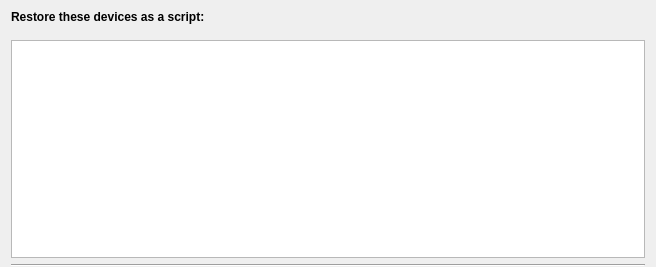
<?xml version="1.0" encoding="UTF-8"?>
<ui version="4.0">
 <class>Form</class>
 <widget class="QWidget" name="Form">
  <property name="geometry">
   <rect>
    <x>0</x>
    <y>0</y>
    <width>656</width>
    <height>267</height>
   </rect>
  </property>
  <property name="windowTitle">
   <string>Form</string>
  </property>
  <layout class="QVBoxLayout" name="verticalLayout">
   <property name="topMargin">
    <number>0</number>
   </property>
   <property name="bottomMargin">
    <number>0</number>
   </property>
   <item>
    <layout class="QHBoxLayout" name="horizontalLayout">
     <item>
      <widget class="QLabel" name="label">
       <property name="minimumSize">
        <size>
         <width>90</width>
         <height>0</height>
        </size>
       </property>
       <property name="text">
        <string>&lt;b&gt;Restore these devices as a script:&lt;/b&gt;</string>
       </property>
      </widget>
     </item>
     <item>
      <spacer name="horizontalSpacer">
       <property name="orientation">
        <enum>Qt::Horizontal</enum>
       </property>
       <property name="sizeHint" stdset="0">
        <size>
         <width>40</width>
         <height>20</height>
        </size>
       </property>
      </spacer>
     </item>
     <item>
      <widget class="QWidget" name="buttons" native="true">
       <property name="minimumSize">
        <size>
         <width>156</width>
         <height>34</height>
        </size>
       </property>
      </widget>
     </item>
    </layout>
   </item>
   <item>
    <widget class="QListWidget" name="devList">
     <property name="editTriggers">
      <set>QAbstractItemView::NoEditTriggers</set>
     </property>
     <property name="showDropIndicator" stdset="0">
      <bool>false</bool>
     </property>
     <property name="selectionMode">
      <enum>QAbstractItemView::SingleSelection</enum>
     </property>
     <property name="flow">
      <enum>QListView::TopToBottom</enum>
     </property>
     <property name="isWrapping" stdset="0">
      <bool>true</bool>
     </property>
    </widget>
   </item>
   <item>
    <widget class="Line" name="line">
     <property name="orientation">
      <enum>Qt::Horizontal</enum>
     </property>
    </widget>
   </item>
  </layout>
 </widget>
 <resources>
  <include location="../../../resources/nicos-gui.qrc"/>
 </resources>
 <connections/>
</ui>
